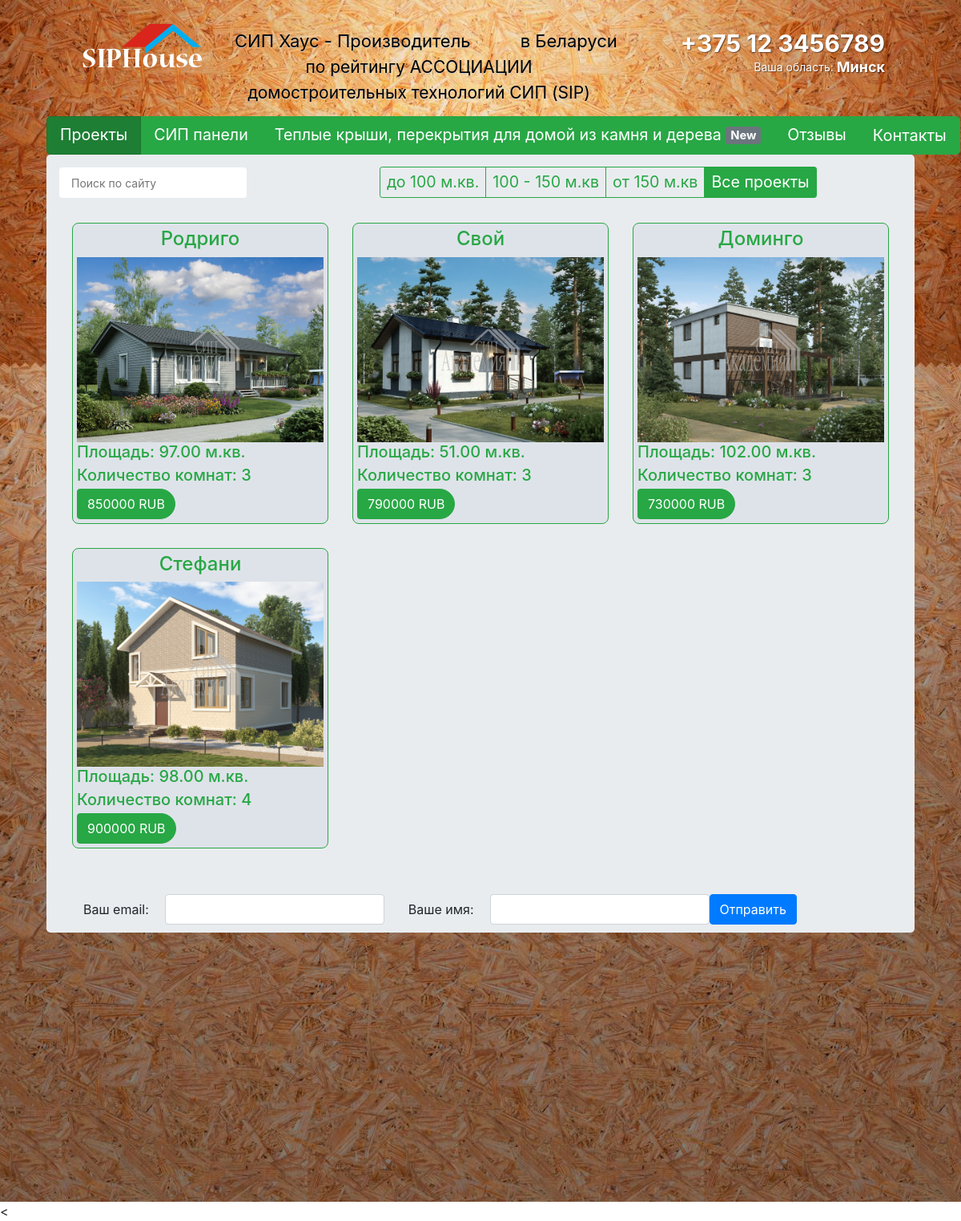
The page / on the database its author committed.
### products/models.py (models this page shows, shortened)
class ProductImage(models.Model):
    product = models.ForeignKey(Product, blank=True, null=True, default=None, on_delete=models.CASCADE)
    image = models.ImageField(upload_to='products_images/')
    is_main = models.BooleanField(default=False)
    is_active = models.BooleanField(default=True)
    created = models.DateTimeField(auto_now_add=True, auto_now=False)
    updated = models.DateTimeField(auto_now_add=False, auto_now=True)
    class Meta:
        verbose_name = 'Фотография'
        verbose_name_plural = 'Фотографии'

class Product(models.Model):
    name = models.CharField(max_length=64, blank=True, null=True, default=None)
    category = models.ForeignKey(ProductCategory, blank=True, null=True, default=None, on_delete=models.CASCADE)
    area = models.DecimalField(max_digits=5, decimal_places=2, default=0)
    floors = models.DecimalField(max_digits=4, decimal_places=0, default=0)
    rooms = models.DecimalField(max_digits=2, decimal_places=0, default=1)
    height = models.DecimalField(max_digits=4, decimal_places=2, default=2.8)
    foundation = models.CharField(max_length=5, blank=True, null=True, default='СВФ')
    price = models.DecimalField(max_digits=10, decimal_places=0, default=0)
    roof_price = models.DecimalField(max_digits=10, decimal_places=0, default=0)
    water_price = models.DecimalField(max_digits=10, decimal_places=0, default=0)
    front_price = models.DecimalField(max_digits=10, decimal_places=0, default=0)
    description = models.TextField(blank=True, null=True, default=None)
    is_active = models.BooleanField(default=True)
    created = models.DateTimeField(auto_now_add=True, auto_now=False)
    updated = models.DateTimeField(auto_now_add=False, auto_now=True)
    class Meta:
        verbose_name = 'Товар'
        verbose_name_plural = 'Товары'

### mainApp/views.py (the view)
# urls.py: url(r'^$', views.index, name='index'),
def index(request):
    products_images = ProductImage.objects.filter(is_active=True, is_main=True, product__is_active=True)
    form = SubscribersForm(request.POST or None)
    if request.method == "POST" and form.is_valid():
        data = form.cleaned_data
        print(data["name"])
        new_form = form.save()
    return render(request, 'mainApp/all.html', locals())

### mainApp/forms.py
class SubscribersForm(forms.ModelForm):
    class Meta:
        model = Subscriber
        exclude = [""]

### mainApp/templates/mainApp/all.html (shortened to what this page needs)
{% extends 'base.html' %}
{% block content %}
<div class="btn-group" data-toggle="buttons">
	<div class="btn-group"><a href="/" class="btn btn-success btn-lg active">Проекты</a></div>
	<div class="btn-group"><a href="/sip" class="btn btn-success btn-lg">СИП панели</a></div>
	<div class="btn-group"><a href="/" class="btn btn-success btn-lg">Теплые крыши, перекрытия для домой из камня и дерева <span class="badge badge-secondary">New</span></a></div>
	<div class="btn-group"><a href="/" class="btn btn-success btn-lg">Отзывы</a></div>
	<div class="btn-group"><a href="/" class="btn btn-success btn-lg">Контакты</a></div>
</div>
<div class="jumbotron">
			<div class="middle" style="min-height: 50px;">
				<div class="left" style="width: 25%;min-height: 50px;float: left;">
					<div class="search"  style='width: 234px; height: 38px; margin: 6px 0px 0px 0px; background: #fff; border-radius: 4px; position: relative;'>
						<form action='/' method='post'>
								<input id='searchText' type='text' autocomplete='off' data-row='0' name='search' value='' placeholder='Поиск по сайту' style='width: 180px; height: 38px; padding: 0px 15px; background: none; border: 0px; font-size: 14px;' required />
								<input type='submit' name='search_btn' value='' style='width: 15px; height: 15px; background: url(http://villozi.com/theme/villozi/images/search.png) top center no-repeat; position: absolute; top:12px; right: 15px; cursor: pointer; border: 0px;' />
						</form>
					</div>
				</div>
				<div class="right" style="width:75%;min-height: 50px; float: right;">
					<div class="btn-group" data-toggle="buttons" style="width: auto; margin: 5px 137px;">
						<div class="btn-group"><a href="/100" class="btn btn-outline-success btn-sm" >до 100 м.кв.</a></div>
						<div class="btn-group"><a href="/100-150" class="btn btn-outline-success btn-sm">100 - 150 м.кв</a></div>
						<div class="btn-group"><a href="/150" class="btn btn-outline-success btn-sm">от 150 м.кв</a></div>
						<div class="btn-group"><a href="/" class="btn btn-outline-success btn-sm active" style="font-size: 1.226rem;">Все проекты</a></div>
					</div>
				</div>
			</div>
	<div class="section">
		<div class="jumbotron">
			<div class="row">
				{% for product_image in products_images %}
					{% include 'mainApp/product.html' %}
				{% endfor %}
			</div>
		</div>
	</div>
			<form action="" method="post" class="form-inline text-center">{% csrf_token %}
				<div class="form-group">
					<label>Ваш email:</label>
					<input type="email" name="form.email.name" class="form-control">
				</div>
				<div class="form-group">
					<label>Ваше имя:</label>
					<input type="text" name="form.name.name" class="form-control">
				</div>
					<button type="submit" class="btn btn-primary">Отправить</button>
			</form>
		</div>
{% endblock content %}

### mainApp/templates/mainApp/product.html
<div class="col-lg-4" style="padding: 15px;">
    <div class="product-item">
        <a href="{% url 'product' product_image.product.id %}" style="text-decoration: none;">
            <h4 style="color: #28a745">{{ product_image.product.name }} </h4>
        </a>
        <div>
            <a href="{% url 'product' product_image.product.id %}">
                <img src="{{ product_image.image.url }}" class="img-responsive" style="max-width: 100%; height: auto;">
            </a>
        </div>
        <div style=" text-align: left;">
            <h5 style="margin-bottom: 5px; color: #28a745;">Площадь: {{ product_image.product.area }} м.кв.</h5>
            <h5 style="margin-bottom: 5px; color: #28a745;">Количество комнат: {{ product_image.product.rooms }}</h5>
            <div class="btn_price">
            <a class="btn btn-success" href="{% url 'product' product_image.product.id %}" style="border-top-right-radius: 1.25rem; border-bottom-right-radius: 1.25rem;">
                    {{ product_image.product.price }} RUB
            </a>
        </div>
        </div>
    </div>
</div>

### mainApp/static/css/style.css (style rules this page uses)
.product-item { height: 100%; background-color: #dee3e9; position: relative; padding: 5px; text-align: center; border-radius: .5rem; border: 1px solid; border-color: #28a745; }
body { margin: 0; padding: 0; }
label { position: relative; display: inline-block; margin-right: 10px; margin-bottom: 10px; padding-left: 30px; padding-right: 10px; line-height: 36px; cursor: pointer; }
label::before { content: " "; position: absolute; top: 6px; left: 0; display: block; width: 24px; height: 24px; border: 2px solid #28a745; border-radius: 15px; z-index: -1; }
label, label::before { -webkit-transition: .25s all ease; -o-transition: .25s all ease; transition: .25s all ease; }

### rows shown on the page
ProductImage: product.name "Родриго", image (picture), product.area "97.00", product.rooms "3", product.price "850000"
ProductImage: product.name "Свой", image (picture), product.area "51.00", product.rooms "3", product.price "790000"
ProductImage: product.name "Доминго", image (picture), product.area "102.00", product.rooms "3", product.price "730000"
ProductImage: product.name "Стефани", image (picture), product.area "98.00", product.rooms "4", product.price "900000"
